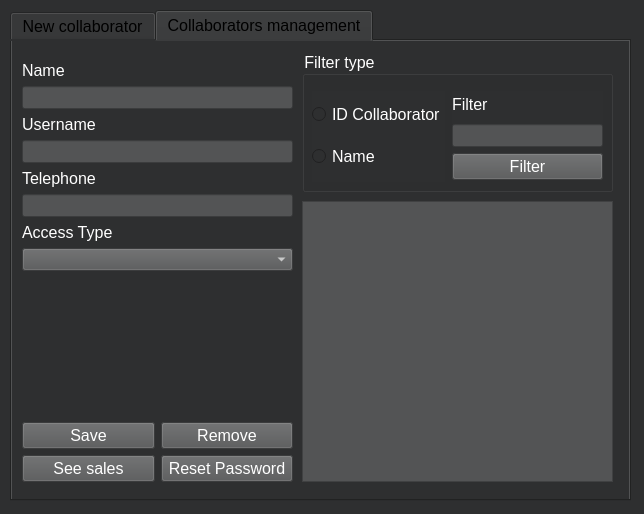
<?xml version="1.0" encoding="UTF-8"?>
<ui version="4.0">
 <class>CollaboratosManagementWindow</class>
 <widget class="QDialog" name="CollaboratosManagementWindow">
  <property name="geometry">
   <rect>
    <x>0</x>
    <y>0</y>
    <width>644</width>
    <height>514</height>
   </rect>
  </property>
  <property name="windowTitle">
   <string>Dialog</string>
  </property>
  <property name="styleSheet">
   <string notr="true">background:#2E2F30;
color: #FFFFFF;</string>
  </property>
  <widget class="QTabWidget" name="tabWidget">
   <property name="geometry">
    <rect>
     <x>10</x>
     <y>10</y>
     <width>621</width>
     <height>491</height>
    </rect>
   </property>
   <property name="palette">
    <palette>
     <active>
      <colorrole role="WindowText">
       <brush brushstyle="SolidPattern">
        <color alpha="255">
         <red>0</red>
         <green>0</green>
         <blue>0</blue>
        </color>
       </brush>
      </colorrole>
      <colorrole role="Button">
       <brush brushstyle="SolidPattern">
        <color alpha="255">
         <red>46</red>
         <green>47</green>
         <blue>48</blue>
        </color>
       </brush>
      </colorrole>
      <colorrole role="Text">
       <brush brushstyle="SolidPattern">
        <color alpha="255">
         <red>0</red>
         <green>0</green>
         <blue>0</blue>
        </color>
       </brush>
      </colorrole>
      <colorrole role="ButtonText">
       <brush brushstyle="SolidPattern">
        <color alpha="255">
         <red>0</red>
         <green>0</green>
         <blue>0</blue>
        </color>
       </brush>
      </colorrole>
      <colorrole role="Base">
       <brush brushstyle="SolidPattern">
        <color alpha="255">
         <red>46</red>
         <green>47</green>
         <blue>48</blue>
        </color>
       </brush>
      </colorrole>
      <colorrole role="Window">
       <brush brushstyle="SolidPattern">
        <color alpha="255">
         <red>46</red>
         <green>47</green>
         <blue>48</blue>
        </color>
       </brush>
      </colorrole>
      <colorrole role="PlaceholderText">
       <brush brushstyle="SolidPattern">
        <color alpha="128">
         <red>0</red>
         <green>0</green>
         <blue>0</blue>
        </color>
       </brush>
      </colorrole>
     </active>
     <inactive>
      <colorrole role="WindowText">
       <brush brushstyle="SolidPattern">
        <color alpha="255">
         <red>0</red>
         <green>0</green>
         <blue>0</blue>
        </color>
       </brush>
      </colorrole>
      <colorrole role="Button">
       <brush brushstyle="SolidPattern">
        <color alpha="255">
         <red>46</red>
         <green>47</green>
         <blue>48</blue>
        </color>
       </brush>
      </colorrole>
      <colorrole role="Text">
       <brush brushstyle="SolidPattern">
        <color alpha="255">
         <red>0</red>
         <green>0</green>
         <blue>0</blue>
        </color>
       </brush>
      </colorrole>
      <colorrole role="ButtonText">
       <brush brushstyle="SolidPattern">
        <color alpha="255">
         <red>0</red>
         <green>0</green>
         <blue>0</blue>
        </color>
       </brush>
      </colorrole>
      <colorrole role="Base">
       <brush brushstyle="SolidPattern">
        <color alpha="255">
         <red>46</red>
         <green>47</green>
         <blue>48</blue>
        </color>
       </brush>
      </colorrole>
      <colorrole role="Window">
       <brush brushstyle="SolidPattern">
        <color alpha="255">
         <red>46</red>
         <green>47</green>
         <blue>48</blue>
        </color>
       </brush>
      </colorrole>
      <colorrole role="PlaceholderText">
       <brush brushstyle="SolidPattern">
        <color alpha="128">
         <red>0</red>
         <green>0</green>
         <blue>0</blue>
        </color>
       </brush>
      </colorrole>
     </inactive>
     <disabled>
      <colorrole role="WindowText">
       <brush brushstyle="SolidPattern">
        <color alpha="255">
         <red>0</red>
         <green>0</green>
         <blue>0</blue>
        </color>
       </brush>
      </colorrole>
      <colorrole role="Button">
       <brush brushstyle="SolidPattern">
        <color alpha="255">
         <red>46</red>
         <green>47</green>
         <blue>48</blue>
        </color>
       </brush>
      </colorrole>
      <colorrole role="Text">
       <brush brushstyle="SolidPattern">
        <color alpha="255">
         <red>0</red>
         <green>0</green>
         <blue>0</blue>
        </color>
       </brush>
      </colorrole>
      <colorrole role="ButtonText">
       <brush brushstyle="SolidPattern">
        <color alpha="255">
         <red>0</red>
         <green>0</green>
         <blue>0</blue>
        </color>
       </brush>
      </colorrole>
      <colorrole role="Base">
       <brush brushstyle="SolidPattern">
        <color alpha="255">
         <red>46</red>
         <green>47</green>
         <blue>48</blue>
        </color>
       </brush>
      </colorrole>
      <colorrole role="Window">
       <brush brushstyle="SolidPattern">
        <color alpha="255">
         <red>46</red>
         <green>47</green>
         <blue>48</blue>
        </color>
       </brush>
      </colorrole>
      <colorrole role="PlaceholderText">
       <brush brushstyle="SolidPattern">
        <color alpha="128">
         <red>0</red>
         <green>0</green>
         <blue>0</blue>
        </color>
       </brush>
      </colorrole>
     </disabled>
    </palette>
   </property>
   <property name="font">
    <font>
     <pointsize>12</pointsize>
    </font>
   </property>
   <property name="styleSheet">
    <string notr="true">background:#2E2F30;
color: #000000;
</string>
   </property>
   <property name="currentIndex">
    <number>1</number>
   </property>
   <widget class="QWidget" name="tab_newCollaborator">
    <attribute name="title">
     <string>New collaborator</string>
    </attribute>
    <widget class="QWidget" name="layoutWidget">
     <property name="geometry">
      <rect>
       <x>10</x>
       <y>10</y>
       <width>481</width>
       <height>281</height>
      </rect>
     </property>
     <layout class="QVBoxLayout" name="verticalLayout_3">
      <item>
       <layout class="QHBoxLayout" name="horizontalLayout">
        <item>
         <layout class="QVBoxLayout" name="verticalLayout">
          <item>
           <widget class="QLabel" name="label_newCollaborator_name">
            <property name="font">
             <font>
              <pointsize>12</pointsize>
             </font>
            </property>
            <property name="styleSheet">
             <string notr="true">color: #FFFFFF;</string>
            </property>
            <property name="text">
             <string>Name</string>
            </property>
           </widget>
          </item>
          <item>
           <widget class="QLabel" name="label_newCollaborator_username">
            <property name="font">
             <font>
              <pointsize>12</pointsize>
             </font>
            </property>
            <property name="styleSheet">
             <string notr="true">color: #FFFFFF;</string>
            </property>
            <property name="text">
             <string>Username</string>
            </property>
           </widget>
          </item>
          <item>
           <widget class="QLabel" name="label_newCollaborator_password">
            <property name="font">
             <font>
              <pointsize>12</pointsize>
             </font>
            </property>
            <property name="styleSheet">
             <string notr="true">color: #FFFFFF;</string>
            </property>
            <property name="text">
             <string>Password</string>
            </property>
           </widget>
          </item>
          <item>
           <widget class="QLabel" name="label_newCollaborator_confirmPassword">
            <property name="font">
             <font>
              <pointsize>12</pointsize>
             </font>
            </property>
            <property name="styleSheet">
             <string notr="true">color: #FFFFFF;</string>
            </property>
            <property name="text">
             <string>Confirm password</string>
            </property>
           </widget>
          </item>
          <item>
           <widget class="QLabel" name="label_newCollaborator_telephone">
            <property name="font">
             <font>
              <pointsize>12</pointsize>
             </font>
            </property>
            <property name="styleSheet">
             <string notr="true">color: #FFFFFF;</string>
            </property>
            <property name="text">
             <string>Telephone</string>
            </property>
           </widget>
          </item>
          <item>
           <widget class="QLabel" name="label_newCollaborator_accessType">
            <property name="font">
             <font>
              <pointsize>12</pointsize>
             </font>
            </property>
            <property name="styleSheet">
             <string notr="true">color: #FFFFFF;</string>
            </property>
            <property name="text">
             <string>Access type</string>
            </property>
           </widget>
          </item>
         </layout>
        </item>
        <item>
         <layout class="QVBoxLayout" name="verticalLayout_2">
          <item>
           <widget class="QLineEdit" name="lineEdit_newCollaborator_name">
            <property name="font">
             <font>
              <pointsize>10</pointsize>
             </font>
            </property>
            <property name="styleSheet">
             <string notr="true">background:#535455;
color: #FFFFFF;</string>
            </property>
           </widget>
          </item>
          <item>
           <widget class="QLineEdit" name="lineEdit_newCollaborator_username">
            <property name="font">
             <font>
              <pointsize>10</pointsize>
             </font>
            </property>
            <property name="styleSheet">
             <string notr="true">background:#535455;
color: #FFFFFF;</string>
            </property>
           </widget>
          </item>
          <item>
           <widget class="QLineEdit" name="lineEdit_newCollaborator_password">
            <property name="font">
             <font>
              <pointsize>10</pointsize>
             </font>
            </property>
            <property name="styleSheet">
             <string notr="true">background:#535455;
color: #FFFFFF;</string>
            </property>
           </widget>
          </item>
          <item>
           <widget class="QLineEdit" name="lineEdit_newCollaborator_confirmPassword">
            <property name="font">
             <font>
              <pointsize>10</pointsize>
             </font>
            </property>
            <property name="styleSheet">
             <string notr="true">background:#535455;
color: #FFFFFF;</string>
            </property>
           </widget>
          </item>
          <item>
           <widget class="QLineEdit" name="lineEdit_newCollaborator_telephone">
            <property name="font">
             <font>
              <pointsize>10</pointsize>
             </font>
            </property>
            <property name="styleSheet">
             <string notr="true">background:#535455;
color: #FFFFFF;</string>
            </property>
           </widget>
          </item>
          <item>
           <widget class="QComboBox" name="comboBox_newCollaborator_accessType">
            <property name="font">
             <font>
              <pointsize>10</pointsize>
             </font>
            </property>
            <property name="styleSheet">
             <string notr="true">background:#535455;
color: #FFFFFF;</string>
            </property>
           </widget>
          </item>
         </layout>
        </item>
       </layout>
      </item>
      <item>
       <spacer name="verticalSpacer">
        <property name="orientation">
         <enum>Qt::Vertical</enum>
        </property>
        <property name="sizeHint" stdset="0">
         <size>
          <width>20</width>
          <height>40</height>
         </size>
        </property>
       </spacer>
      </item>
      <item>
       <layout class="QHBoxLayout" name="horizontalLayout_2">
        <item>
         <spacer name="horizontalSpacer">
          <property name="orientation">
           <enum>Qt::Horizontal</enum>
          </property>
          <property name="sizeHint" stdset="0">
           <size>
            <width>40</width>
            <height>20</height>
           </size>
          </property>
         </spacer>
        </item>
        <item>
         <widget class="QPushButton" name="pushButton_newCollaborator_save">
          <property name="minimumSize">
           <size>
            <width>100</width>
            <height>0</height>
           </size>
          </property>
          <property name="font">
           <font>
            <pointsize>12</pointsize>
           </font>
          </property>
          <property name="styleSheet">
           <string notr="true">background:#535455;
color: #FFFFFF;</string>
          </property>
          <property name="text">
           <string>Save</string>
          </property>
         </widget>
        </item>
        <item>
         <widget class="QPushButton" name="pushButton_newCollaborator_cancel">
          <property name="minimumSize">
           <size>
            <width>100</width>
            <height>0</height>
           </size>
          </property>
          <property name="font">
           <font>
            <pointsize>12</pointsize>
           </font>
          </property>
          <property name="styleSheet">
           <string notr="true">background:#535455;
color: #FFFFFF;</string>
          </property>
          <property name="text">
           <string>Cancel</string>
          </property>
         </widget>
        </item>
       </layout>
      </item>
     </layout>
    </widget>
   </widget>
   <widget class="QWidget" name="tab_collaboratorsManagement">
    <attribute name="title">
     <string>Collaborators management</string>
    </attribute>
    <widget class="QGroupBox" name="groupBox_collaboratorsManagement_filter">
     <property name="geometry">
      <rect>
       <x>290</x>
       <y>10</y>
       <width>311</width>
       <height>141</height>
      </rect>
     </property>
     <property name="font">
      <font>
       <pointsize>12</pointsize>
      </font>
     </property>
     <property name="styleSheet">
      <string notr="true">color: #FFFFFF;</string>
     </property>
     <property name="title">
      <string>Filter type</string>
     </property>
     <widget class="QWidget" name="layoutWidget">
      <property name="geometry">
       <rect>
        <x>10</x>
        <y>40</y>
        <width>133</width>
        <height>91</height>
       </rect>
      </property>
      <layout class="QVBoxLayout" name="verticalLayout_9">
       <item>
        <widget class="QRadioButton" name="radioButton_collaboratorsManagement_idCollaborator">
         <property name="font">
          <font>
           <pointsize>12</pointsize>
          </font>
         </property>
         <property name="text">
          <string>ID Collaborator</string>
         </property>
        </widget>
       </item>
       <item>
        <widget class="QRadioButton" name="radioButton_collaboratorsManagement_name">
         <property name="font">
          <font>
           <pointsize>12</pointsize>
          </font>
         </property>
         <property name="text">
          <string>Name</string>
         </property>
        </widget>
       </item>
      </layout>
     </widget>
     <widget class="QWidget" name="layoutWidget">
      <property name="geometry">
       <rect>
        <x>150</x>
        <y>40</y>
        <width>151</width>
        <height>89</height>
       </rect>
      </property>
      <layout class="QVBoxLayout" name="verticalLayout_10">
       <item>
        <widget class="QLabel" name="label_collaboratorsManagement_filter">
         <property name="font">
          <font>
           <pointsize>12</pointsize>
          </font>
         </property>
         <property name="text">
          <string>Filter</string>
         </property>
        </widget>
       </item>
       <item>
        <widget class="QLineEdit" name="lineEdit_collaboratorsManagement_filter">
         <property name="font">
          <font>
           <pointsize>10</pointsize>
          </font>
         </property>
         <property name="styleSheet">
          <string notr="true">background:#535455;
color: #FFFFFF;</string>
         </property>
        </widget>
       </item>
       <item>
        <widget class="QPushButton" name="pushButton_collaboratorsManagement_filter">
         <property name="font">
          <font>
           <pointsize>12</pointsize>
          </font>
         </property>
         <property name="styleSheet">
          <string notr="true">background:#535455;
color: #FFFFFF;</string>
         </property>
         <property name="text">
          <string>Filter</string>
         </property>
        </widget>
       </item>
      </layout>
     </widget>
    </widget>
    <widget class="QWidget" name="layoutWidget">
     <property name="geometry">
      <rect>
       <x>10</x>
       <y>20</y>
       <width>271</width>
       <height>421</height>
      </rect>
     </property>
     <layout class="QVBoxLayout" name="verticalLayout_8">
      <item>
       <layout class="QVBoxLayout" name="verticalLayout_4">
        <item>
         <widget class="QLabel" name="label_collaboratorsManagement_name">
          <property name="font">
           <font>
            <pointsize>12</pointsize>
           </font>
          </property>
          <property name="styleSheet">
           <string notr="true">color: #FFFFFF;</string>
          </property>
          <property name="text">
           <string>Name</string>
          </property>
         </widget>
        </item>
        <item>
         <widget class="QLineEdit" name="lineEdit_collaboratorsManagement_name">
          <property name="font">
           <font>
            <pointsize>10</pointsize>
           </font>
          </property>
          <property name="styleSheet">
           <string notr="true">background:#535455;
color: #FFFFFF;</string>
          </property>
         </widget>
        </item>
       </layout>
      </item>
      <item>
       <layout class="QVBoxLayout" name="verticalLayout_5">
        <item>
         <widget class="QLabel" name="label_collaboratorsManagement_username">
          <property name="font">
           <font>
            <pointsize>12</pointsize>
           </font>
          </property>
          <property name="styleSheet">
           <string notr="true">color: #FFFFFF;</string>
          </property>
          <property name="text">
           <string>Username</string>
          </property>
         </widget>
        </item>
        <item>
         <widget class="QLineEdit" name="lineEdit_collaboratorsManagement_username">
          <property name="font">
           <font>
            <pointsize>10</pointsize>
           </font>
          </property>
          <property name="styleSheet">
           <string notr="true">background:#535455;
color: #FFFFFF;</string>
          </property>
         </widget>
        </item>
       </layout>
      </item>
      <item>
       <layout class="QVBoxLayout" name="verticalLayout_6">
        <item>
         <widget class="QLabel" name="label_collaboratorsManagement_telephone">
          <property name="font">
           <font>
            <pointsize>12</pointsize>
           </font>
          </property>
          <property name="styleSheet">
           <string notr="true">color: #FFFFFF;</string>
          </property>
          <property name="text">
           <string>Telephone</string>
          </property>
         </widget>
        </item>
        <item>
         <widget class="QLineEdit" name="lineEdit_collaboratorsManagement_telephone">
          <property name="font">
           <font>
            <pointsize>10</pointsize>
           </font>
          </property>
          <property name="styleSheet">
           <string notr="true">background:#535455;
color: #FFFFFF;</string>
          </property>
         </widget>
        </item>
       </layout>
      </item>
      <item>
       <layout class="QVBoxLayout" name="verticalLayout_7">
        <item>
         <widget class="QLabel" name="label_collaboratorsManagement_accessType">
          <property name="font">
           <font>
            <pointsize>12</pointsize>
           </font>
          </property>
          <property name="styleSheet">
           <string notr="true">color: #FFFFFF;</string>
          </property>
          <property name="text">
           <string>Access Type</string>
          </property>
         </widget>
        </item>
        <item>
         <widget class="QComboBox" name="comboBox_collaboratorsManagement_accessType">
          <property name="font">
           <font>
            <pointsize>10</pointsize>
           </font>
          </property>
          <property name="styleSheet">
           <string notr="true">background:#535455;
color: #FFFFFF;</string>
          </property>
         </widget>
        </item>
        <item>
         <spacer name="verticalSpacer_2">
          <property name="orientation">
           <enum>Qt::Vertical</enum>
          </property>
          <property name="sizeHint" stdset="0">
           <size>
            <width>20</width>
            <height>40</height>
           </size>
          </property>
         </spacer>
        </item>
        <item>
         <layout class="QHBoxLayout" name="horizontalLayout_3">
          <item>
           <widget class="QPushButton" name="pushButton_collaboratorsManagement_save">
            <property name="font">
             <font>
              <pointsize>12</pointsize>
             </font>
            </property>
            <property name="styleSheet">
             <string notr="true">background:#535455;
color: #FFFFFF;</string>
            </property>
            <property name="text">
             <string>Save</string>
            </property>
           </widget>
          </item>
          <item>
           <widget class="QPushButton" name="pushButton_collaboratorsManagement_remove">
            <property name="font">
             <font>
              <pointsize>12</pointsize>
             </font>
            </property>
            <property name="styleSheet">
             <string notr="true">background:#535455;
color: #FFFFFF;</string>
            </property>
            <property name="text">
             <string>Remove</string>
            </property>
           </widget>
          </item>
         </layout>
        </item>
       </layout>
      </item>
      <item>
       <layout class="QHBoxLayout" name="horizontalLayout_4">
        <item>
         <widget class="QPushButton" name="pushButton_collaboratorsManagement_seeSales">
          <property name="font">
           <font>
            <pointsize>12</pointsize>
           </font>
          </property>
          <property name="styleSheet">
           <string notr="true">background:#535455;
color: #FFFFFF;</string>
          </property>
          <property name="text">
           <string>See sales</string>
          </property>
         </widget>
        </item>
        <item>
         <widget class="QPushButton" name="pushButton">
          <property name="font">
           <font>
            <pointsize>12</pointsize>
           </font>
          </property>
          <property name="styleSheet">
           <string notr="true">background:#535455;
color: #FFFFFF;</string>
          </property>
          <property name="text">
           <string>Reset Password</string>
          </property>
         </widget>
        </item>
       </layout>
      </item>
     </layout>
    </widget>
    <widget class="QGroupBox" name="groupBox">
     <property name="geometry">
      <rect>
       <x>290</x>
       <y>160</y>
       <width>311</width>
       <height>281</height>
      </rect>
     </property>
     <property name="styleSheet">
      <string notr="true">color:#FFFFFF;</string>
     </property>
     <property name="title">
      <string/>
     </property>
     <widget class="QTableWidget" name="tableWidget_collaboratorsManagement_collaborators">
      <property name="geometry">
       <rect>
        <x>0</x>
        <y>0</y>
        <width>311</width>
        <height>281</height>
       </rect>
      </property>
      <property name="font">
       <font>
        <pointsize>10</pointsize>
       </font>
      </property>
      <property name="styleSheet">
       <string notr="true">background:#535455;
color: #FFFFFF;</string>
      </property>
     </widget>
    </widget>
   </widget>
  </widget>
 </widget>
 <resources/>
 <connections/>
</ui>
